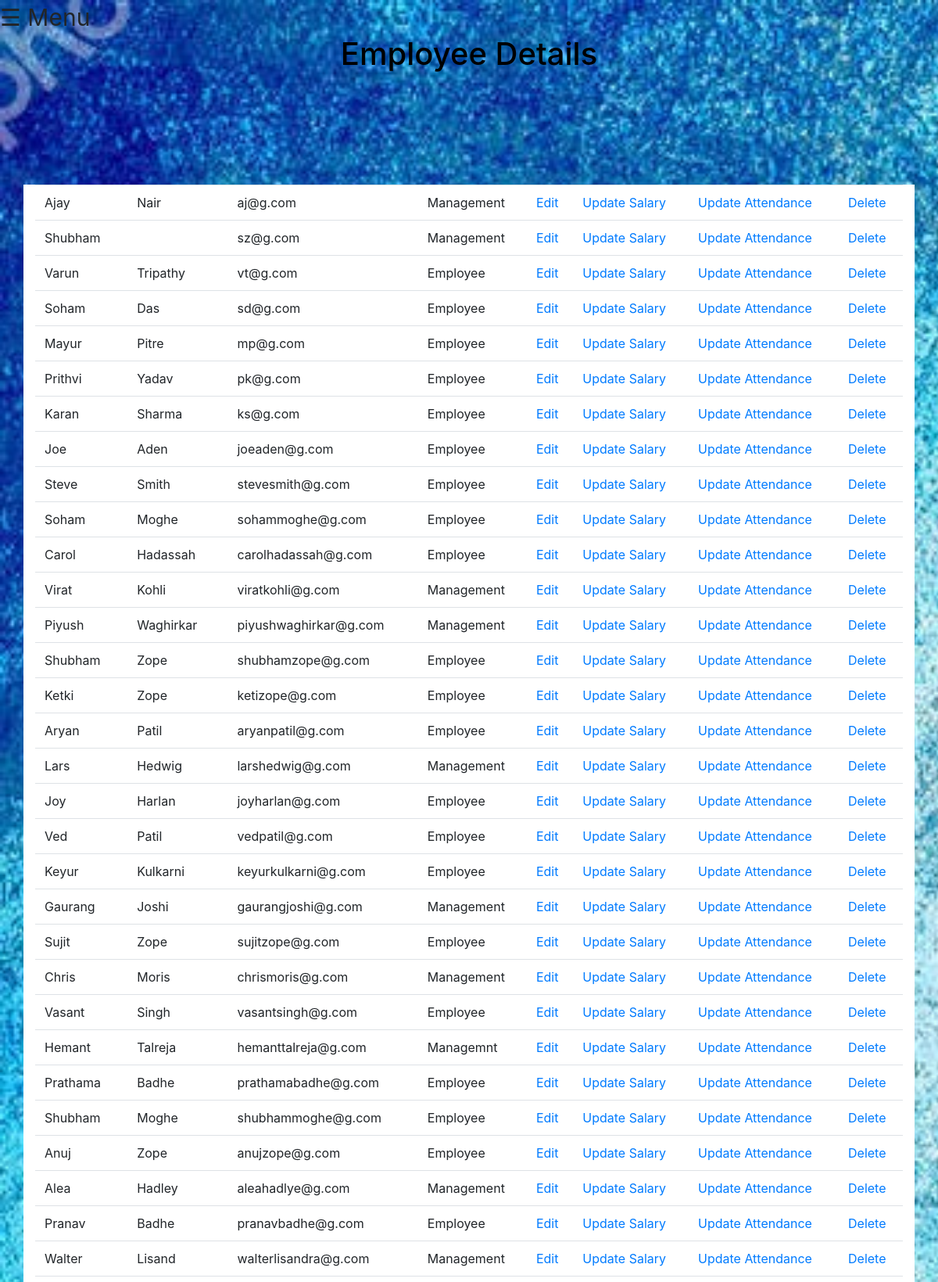
Screenshot of /viewemploy.php (signed in, upper part) with the database file from the repository.
### tables this page shows
CREATE TABLE `addemploy` (
  `Employ_ID` int(11) NOT NULL,
  `fname` varchar(45) DEFAULT NULL,
  `mname` varchar(45) DEFAULT NULL,
  `lname` varchar(45) DEFAULT NULL,
  `qualify` varchar(45) DEFAULT NULL,
  `blood` varchar(45) DEFAULT NULL,
  `email` varchar(45) DEFAULT NULL,
  `phone` varchar(20) DEFAULT NULL,
  `exp` varchar(45) DEFAULT NULL,
  `department` varchar(45) DEFAULT NULL,
  `designation` varchar(45) DEFAULT NULL,
  `addr` varchar(45) DEFAULT NULL,
  `Password` varchar(45) NOT NULL,
  `MainRole` varchar(45) NOT NULL
);

### viewemploy.php (the view, shortened to what this page needs)
<?php
include('bootstrap.php') ;
 include('configall.php');
 ?>
<!DOCTYPE html>
<html lang="en" dir="ltr">
  <head>
    <link rel="stylesheet" href="viewemploy.css?v=<?php echo time(); ?>">
    <link rel="stylesheet" href="https://maxcdn.bootstrapcdn.com/bootstrap/4.5.2/css/bootstrap.min.css">
  </head>
  <body>
  <div class="side"
        <span style="font-size:30px;cursor:pointer" onclick="openNav()">&#9776; Menu</span>
  <div>
  <div class="heading">
    <center><h2>Employee Details</h2></center>
  </div>
  <br><br><br>
  <div class="container">
  <?php  echo('<table class="table table-hover">'."\n");
$stmt = $pdo->query("SELECT fname,lname, email, Employ_ID,MainRole FROM addemploy");
while ( $row = $stmt->fetch(PDO::FETCH_ASSOC) ) {
    echo "<tr><td>";
    echo(htmlentities($row['fname']));
    echo("</td><td>");
    echo(htmlentities($row['lname']));
    echo("</td><td>");
    echo(htmlentities($row['email']));
    echo("</td><td>");
    echo(htmlentities($row['MainRole']));
    echo("</td><td>");
    echo('<a href="edit.php?Employ_ID='.$row['Employ_ID'].'">Edit</a>  ');
    echo("</td><td>");
    echo('<a href="salary.php?Employ_ID='.$row['Employ_ID'].'">Update Salary</a>  ');
    echo("</td><td>");
    echo('<a href="showattendance.php?Employ_ID='.$row['Employ_ID'].'">Update Attendance</a>  ');
    echo("</td><td>");
    echo('<a href="empdeletetest.php?Employ_ID='.$row['Employ_ID'].'">Delete</a>');
    echo("</td></tr>\n");
}
?>
</table>
  </div>
  </body>
</html>

### viewemploy.css (style rules this page uses)
body { background: url(bgImage7.jpg); margin:0; padding:0; background-size: cover; font-family: Arial; }
.heading h2 { font-size: 40px; color: black; }
body { font-family: 'Montserrat', sans-serif; font-weight: bold; }
.container { background-color: white; }

### rows the page displays
addemploy: fname "Ajay", lname "Nair", email "aj@g.com", MainRole "Management"
addemploy: fname "Shubham", email "sz@g.com", MainRole "Management"
addemploy: fname "Varun", lname "Tripathy", email "vt@g.com", MainRole "Employee"
addemploy: fname "Soham", lname "Das", email "sd@g.com", MainRole "Employee"
addemploy: fname "Mayur", lname "Pitre", email "mp@g.com", MainRole "Employee"
addemploy: fname "Prithvi", lname "Yadav", email "pk@g.com", MainRole "Employee"
addemploy: fname "Karan", lname "Sharma", email "ks@g.com", MainRole "Employee"
addemploy: fname "Joe", lname "Aden", email "joeaden@g.com", MainRole "Employee"
addemploy: fname "Steve", lname "Smith", email "stevesmith@g.com", MainRole "Employee"
addemploy: fname "Soham", lname "Moghe", email "sohammoghe@g.com", MainRole "Employee"
addemploy: fname "Carol", lname "Hadassah", email "carolhadassah@g.com", MainRole "Employee"
addemploy: fname "Virat", lname "Kohli", email "viratkohli@g.com", MainRole "Management"
addemploy: fname "Piyush", lname "Waghirkar", email "piyushwaghirkar@g.com", MainRole "Management"
addemploy: fname "Shubham", lname "Zope", email "shubhamzope@g.com", MainRole "Employee"
addemploy: fname "Ketki", lname "Zope", email "ketizope@g.com", MainRole "Employee"
addemploy: fname "Aryan", lname "Patil", email "aryanpatil@g.com", MainRole "Employee"
addemploy: fname "Lars", lname "Hedwig", email "larshedwig@g.com", MainRole "Management"
addemploy: fname "Joy", lname "Harlan", email "joyharlan@g.com", MainRole "Employee"
addemploy: fname "Ved", lname "Patil", email "vedpatil@g.com", MainRole "Employee"
addemploy: fname "Keyur", lname "Kulkarni", email "keyurkulkarni@g.com", MainRole "Employee"
addemploy: fname "Gaurang", lname "Joshi", email "gaurangjoshi@g.com", MainRole "Management"
addemploy: fname "Sujit", lname "Zope", email "sujitzope@g.com", MainRole "Employee"
addemploy: fname "Chris", lname "Moris", email "chrismoris@g.com", MainRole "Management"
addemploy: fname "Vasant", lname "Singh", email "vasantsingh@g.com", MainRole "Employee"
addemploy: fname "Hemant", lname "Talreja", email "hemanttalreja@g.com", MainRole "Managemnt"
addemploy: fname "Prathama", lname "Badhe", email "prathamabadhe@g.com", MainRole "Employee"
addemploy: fname "Shubham", lname "Moghe", email "shubhammoghe@g.com", MainRole "Employee"
addemploy: fname "Anuj", lname "Zope", email "anujzope@g.com", MainRole "Employee"
addemploy: fname "Alea", lname "Hadley", email "aleahadlye@g.com", MainRole "Management"
addemploy: fname "Pranav", lname "Badhe", email "pranavbadhe@g.com", MainRole "Employee"
addemploy: fname "Walter", lname "Lisand", email "walterlisandra@g.com", MainRole "Management"
